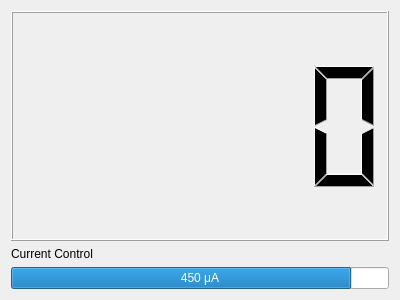
<?xml version="1.0" encoding="UTF-8"?>
<ui version="4.0">
 <class>DeviceScreenTreatmentView</class>
 <widget class="QWidget" name="DeviceScreenTreatmentView">
  <property name="geometry">
   <rect>
    <x>0</x>
    <y>0</y>
    <width>400</width>
    <height>300</height>
   </rect>
  </property>
  <property name="windowTitle">
   <string>Form</string>
  </property>
  <layout class="QVBoxLayout" name="verticalLayout">
   <item>
    <widget class="QLCDNumber" name="lcdNumber">
     <property name="smallDecimalPoint">
      <bool>false</bool>
     </property>
     <property name="mode">
      <enum>QLCDNumber::Dec</enum>
     </property>
     <property name="segmentStyle">
      <enum>QLCDNumber::Filled</enum>
     </property>
     <property name="value" stdset="0">
      <double>0.000000000000000</double>
     </property>
     <property name="intValue" stdset="0">
      <number>0</number>
     </property>
    </widget>
   </item>
   <item>
    <widget class="QLabel" name="label">
     <property name="sizePolicy">
      <sizepolicy hsizetype="Preferred" vsizetype="Maximum">
       <horstretch>0</horstretch>
       <verstretch>0</verstretch>
      </sizepolicy>
     </property>
     <property name="text">
      <string>Current Control</string>
     </property>
    </widget>
   </item>
   <item>
    <widget class="QProgressBar" name="progressBar">
     <property name="maximum">
      <number>500</number>
     </property>
     <property name="value">
      <number>450</number>
     </property>
     <property name="format">
      <string>%v μA</string>
     </property>
    </widget>
   </item>
  </layout>
 </widget>
 <resources/>
 <connections/>
</ui>
